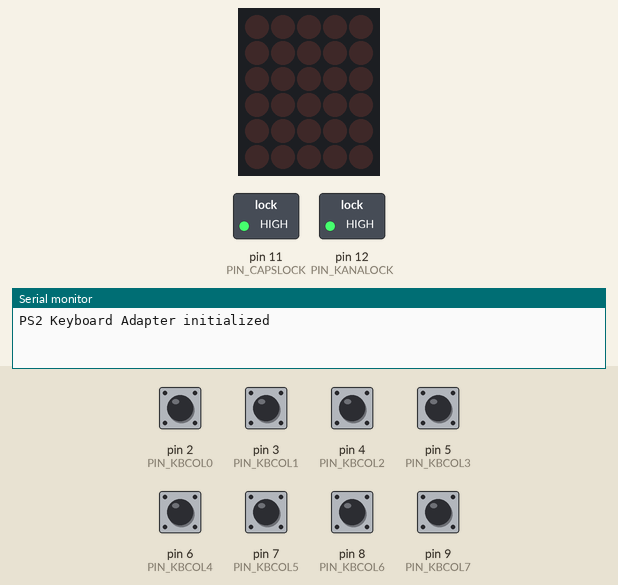
Recording of a sketch running on a simulated Arduino Mega 2560, built with avr-gcc and run on an emulated ATmega2560. Parts: 5×6 LED matrix, switched loads named in the sketch (green lamp = pin HIGH), the last lines printed to the serial monitor. Wiring (inferred from the names in the program): LED matrix (orientation assumed): rows pin 27, pin 28, pin 29, pin 30, pin 31, pin 32; columns pin 22, pin 23, pin 24, pin 25, pin 26. The test bench sets the inputs (shaded band); at power-on: pin 2 (PIN_KBCOL0), pin 3 (PIN_KBCOL1), pin 4 (PIN_KBCOL2), pin 5 (PIN_KBCOL3), pin 6 (PIN_KBCOL4), pin 7 (PIN_KBCOL5), pin 8 (PIN_KBCOL6), pin 9 (PIN_KBCOL7) HIGH. Pins used as bus, display or sensor lines are not drawn.

Above: at 1.2 s.
1.3 s: pin 5 (PIN_KBCOL3) pulled LOW for 0.15 s
At 2.6 s:
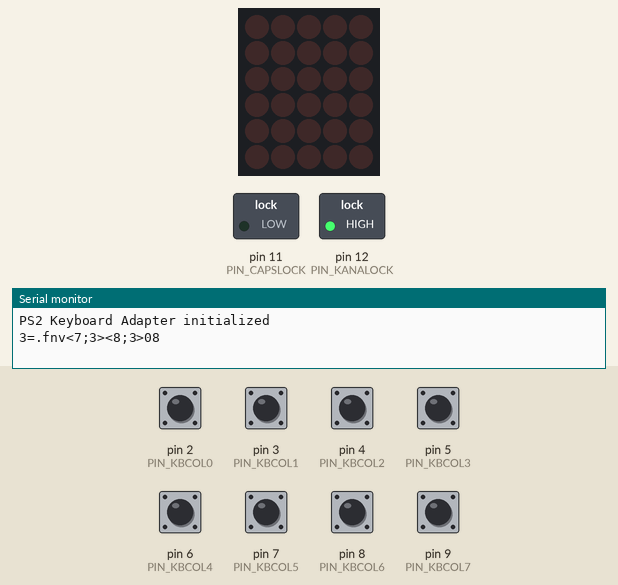
2.9 s: pin 2 (PIN_KBCOL0) pulled LOW for 0.15 s
4.5 s: pin 3 (PIN_KBCOL1) pulled LOW for 0.15 s
6.1 s: pin 4 (PIN_KBCOL2) pulled LOW for 0.15 s
7.7 s: pin 2 (PIN_KBCOL0) pulled LOW for 1 s
Timing chart, 0 to 10.7 s (numbered marks = the images above; inputs shaded):
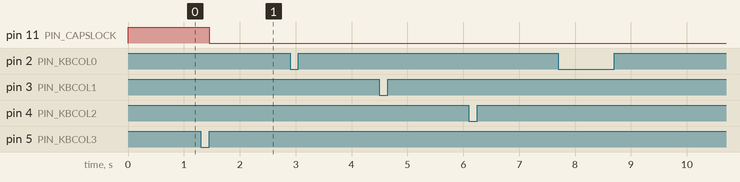

The sketch:

keyboard-ps2-tb.ino
```cpp
// (licence header left out)
// A flag used for deep debugging
#define DEBUG 0

// The baud rate used for the serial communication
#define SERIAL_BAUDRATE 9600

// The number of rows present in the keyboard matrix
#define NROWS     11

// The number of columns present in the keyboard matrix
#define NCOLS     8

// Pin settings for KBCOL bus lines
#define PIN_KBCOL0 2
#define PIN_KBCOL1 3
#define PIN_KBCOL2 4
#define PIN_KBCOL3 5
#define PIN_KBCOL4 6
#define PIN_KBCOL5 7
#define PIN_KBCOL6 8
#define PIN_KBCOL7 9

// Pin settings for RSL bus lines
#define PIN_RSL0    22
#define PIN_RSL1    23
#define PIN_RSL2    24
#define PIN_RSL3    25
#define PIN_RSL4    26
#define PIN_RSL5    27
#define PIN_RSL6    28
#define PIN_RSL7    29
#define PIN_RSL8    30
#define PIN_RSL9    31
#define PIN_RSL10   32

#define PIN_CAPSLOCK  11
#define PIN_KANALOCK  12
#define PIN_RESET     13


// The pins used by KBCOL bus lines
const int pins_kbcol[NCOLS] = {
  PIN_KBCOL0, PIN_KBCOL1, PIN_KBCOL2, PIN_KBCOL3,
  PIN_KBCOL4, PIN_KBCOL5, PIN_KBCOL6, PIN_KBCOL7,
};

// The pins used by RSL bus lines
const int pins_rsl[NROWS] = {
  PIN_RSL0, PIN_RSL1, PIN_RSL2, PIN_RSL3, PIN_RSL4, PIN_RSL5,
  PIN_RSL6, PIN_RSL7, PIN_RSL8, PIN_RSL9, PIN_RSL10,
};

// Setup of Arduino pins
void setupPins() {
  for (int i = 0; i < NCOLS; i++) {
    pinMode(pins_kbcol[i], INPUT_PULLUP);
  }
  for (int i = 0; i < NROWS; i++) {
    pinMode(pins_rsl[i], OUTPUT);
    digitalWrite(pins_rsl[i], HIGH); // Reverse logic
  }
  pinMode(PIN_CAPSLOCK, OUTPUT);
  pinMode(PIN_KANALOCK, OUTPUT);
  pinMode(PIN_RESET, OUTPUT);
  digitalWrite(PIN_CAPSLOCK, HIGH); // Reverse logic
  digitalWrite(PIN_KANALOCK, HIGH); // Reverse logic
  digitalWrite(PIN_RESET, HIGH); // Reverse logic
}

// Reset the PS2 Adapter board
void reset() {
  digitalWrite(PIN_RESET, LOW);
  delay(50);
  digitalWrite(PIN_RESET, HIGH);
}

// Deselect the row from the keyboard matrix
void deselectRow() {
  for (int i = 0; i < NROWS; i++) {
    digitalWrite(pins_rsl[i], HIGH);
  }
}

// Select the given row of the keyboard matrix
void selectRow(unsigned int row) {
  if (row > NROWS) {
    return;
  }
  deselectRow();
  digitalWrite(pins_rsl[row], LOW);
}

// Read the columns from the selected row
byte readRow() {
  byte col = 0;
  for (int i = 7; i >= 0; i--) {
    col <<= 1;
    col |= digitalRead(pins_kbcol[i]);
  }
  return col;
}

// Setup of the serial port
void setupSerial() {
  Serial.begin(SERIAL_BAUDRATE);
  Serial.println("PS2 Keyboard Adapter initialized");
}

// Setup the Arduino board
void setup() {
  setupPins();
  reset();
  setupSerial();
}

// The current known status of the matrix
static byte matrix_status[] = {
  0xff, 0xff, 0xff, 0xff, 0xff, 0xff, 0xff, 0xff, 0xff, 0xff, 0xff
};

// The current status of the caps lock
static bool capslock_status = false;

// The mapping from keys to symbols with lower case
const char mappingLower[] = {
  '0', '1', '2', '3', '4', '5', '6', '7',
  '8', '9', '-', '=', '\\', '[', ']', ';',
  '\'', '`', ',', '.', '/', ' ', 'a', 'b',
  'c', 'd', 'e', 'f', 'g', 'h', 'i', 'j',
  'k', 'l', 'm', 'n', 'o', 'p', 'q', 'r',
  's', 't', 'u', 'v', 'w', 'x', 'y', 'z',
};

// The mapping from keys to symbols with upper case
const char mappingUpper[] = {
  ')', '!', '@', '#', '$', '%', '^', '&',
  '*', '(', '_', '+', '|', '{', '}', ':',
  '"', '~', '<', '>', '?', ' ', 'A', 'B',
  'C', 'D', 'E', 'F', 'G', 'H', 'I', 'J',
  'K', 'L', 'M', 'N', 'O', 'P', 'Q', 'R',
  'S', 'T', 'U', 'V', 'W', 'X', 'Y', 'Z',
};

// The mapping from keys to symbols for the keypad
const char mappingKeypad[] = {
  '*', '+', '/', '0', '1', '2', '3', '4',
  '5', '6', '7', '8', '9', '-', ',', '.',
};

void processKey(unsigned int row, byte before, byte after) {
  for (int i = 0; i < NCOLS; i++) {
    if ((before & 1) == 0 && (after & 1) == 1) {
      // Key released
      if (row == 8 && i == 0) {
        // Space bar
        Serial.print(" ");
      } else if (row == 7 && i == 7) {
        // Return
        Serial.println("");
      } else if (row == 6 && i == 3) {
        // Caps lock
        capslock_status = !capslock_status;
        digitalWrite(PIN_CAPSLOCK, capslock_status ? LOW : HIGH);
      } else if (row < 6 && !(row == 2 && i == 5)) {
        // Regular key (other than DEAD)
        if (capslock_status) {
          Serial.print(mappingUpper[row * NCOLS + i]);
        } else {
          Serial.print(mappingLower[row * NCOLS + i]);
        }
      } else if (row >= 9) {
        // Keypad
        Serial.print(mappingKeypad[(row - 9) * NCOLS + i]);
      } else {
        // Unknown. Print coordinates
        Serial.print("<");
        Serial.print(row);
        Serial.print(";");
        Serial.print(i);
        Serial.print(">");
      }

    }
    before >>= 1;
    after >>= 1;
  }
}

// Main program
void loop() {
  for (int i = 0; i < NROWS; i++) {
    selectRow(i);
    byte row = readRow();
    if (matrix_status[i] != row) {
#if DEBUG == 1
      Serial.print("Detected changes in row ");
      Serial.print(i);
      Serial.print(": ");
      Serial.print(row, BIN);
      Serial.println("");
#endif

      processKey(i, matrix_status[i], row);
      matrix_status[i] = row;
    }
  }
}
```

Measured:
- after the input at 1.3 s, pin 11 (PIN_CAPSLOCK): HIGH → LOW after 0.15 s
